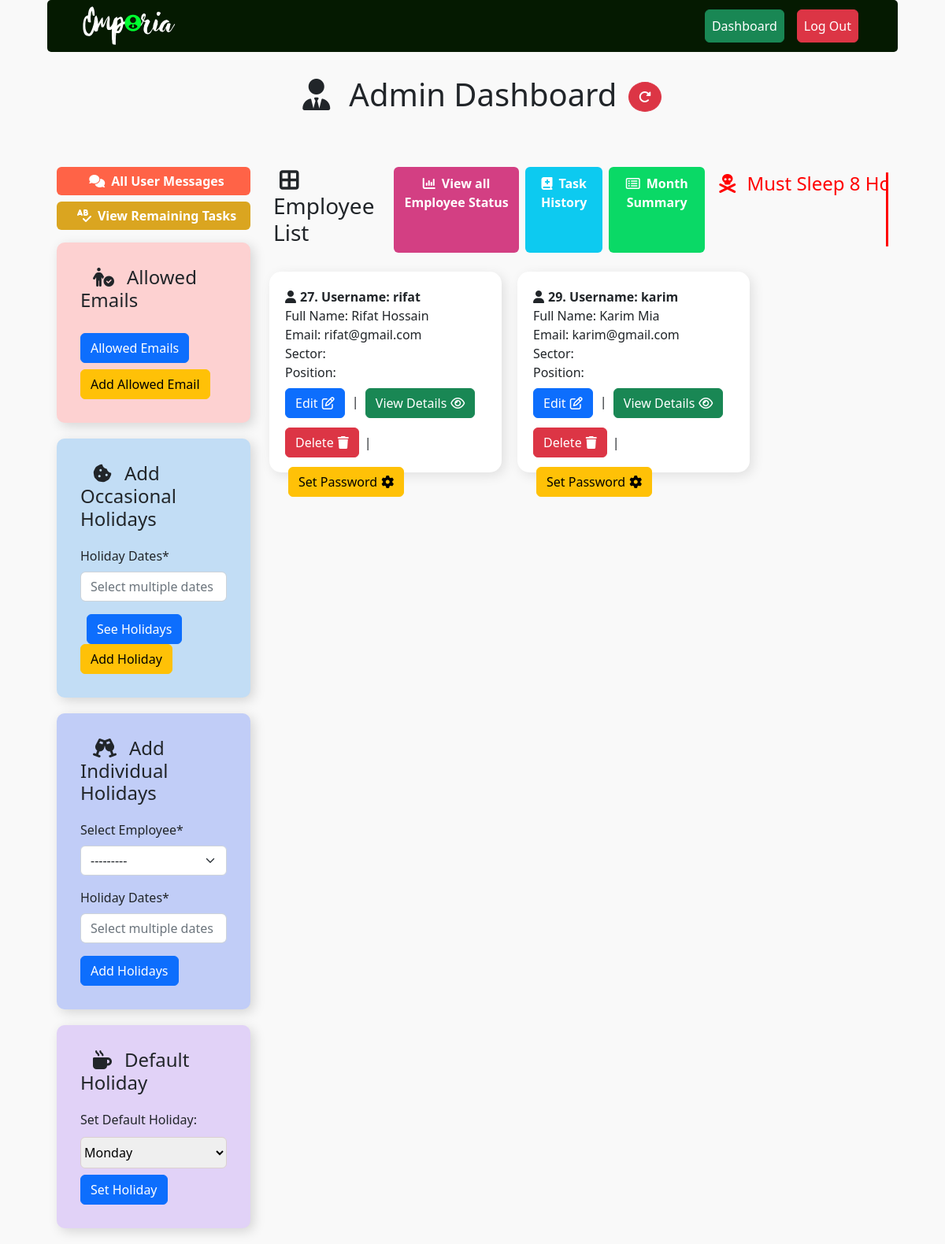
The app's page / (signed in) with its own data.
### dashboard/models.py (models this page shows)
class Employee(models.Model):
    user = models.OneToOneField(User, on_delete=models.CASCADE)
    sector = models.CharField(max_length=100)
    position = models.CharField(max_length=100)
    def __str__(self):
        return self.user.username

### dashboard/views.py (the view, shortened to what this page needs)
# urls.py: path('', views.dashboard, name='dashboard'),
@login_required
def dashboard(request):
    if request.user.is_staff:
        today = localdate()
        total_days = monthrange(today.year, today.month)[1]
        default_holiday = DefaultHoliday.objects.first()
        default_holiday_day = default_holiday.day if default_holiday else "friday"
        all_holidays = []  # Initialize a list to track all holidays
        employees = Employee.objects.all()
        for day in range(1, total_days + 1):
            date = today.replace(day=day)
            if default_holiday and date.strftime("%A").lower() == default_holiday.day.lower():
                all_holidays.append(date)
        for employee in employees:
            employee_holidays = EmployeeHoliday.objects.filter(employee=employee)
            for emp_holiday in employee_holidays:
                all_holidays.append(emp_holiday.holiday_date)
        total_occasional_holidays = MultiDefaultHoliday.objects.all()
        occasional_holidays = list(set([
            f"{holiday.holiday_date} ({holiday.holiday_date.strftime('%A')})"
            for holiday in total_occasional_holidays
        ]))
        occasional_holidays.sort(key=lambda x: x.split(" ")[0])
        for occasional_day in total_occasional_holidays:
            all_holidays.append(occasional_day.holiday_date)
        all_holidays = sorted(set(all_holidays))  # Remove duplicates and sort the holidays
        total_holidays = len(all_holidays)
        workdays = total_days - total_holidays
        for employee in employees:
            employee_holidays_taken = EmployeeHoliday.objects.filter(employee=employee).count()
            total_holidays = len(all_holidays) + len(employee_holidays)
            workdays = total_days - total_holidays
            MonthSummary.objects.filter(
                month=today.strftime("%B"),
                year=today.year,
                employee_id=employee.id
            ).update(
                total_occasional_holidays=len(occasional_holidays),
                total_holidays_taken=employee_holidays_taken,
                total_workdays=workdays
            )
        occasional_holidays_form = MultiDefaultHolidaysForm()
        multi_date_form = MultiDateHolidayForm()
        allowed_emails = AllowedEmail.objects.all()
        default_form = DefaultHolidayForm(instance=default_holiday)
        context = {
            'employees': employees,
            'default_form': default_form,
            'workdays': workdays,
            'emails': allowed_emails,
            'occasional_holi_days': occasional_holidays,
            'multi_date_form': multi_date_form,
            'occasional_holidays_form': occasional_holidays_form,
            'all_holidays': all_holidays,  # Pass the holiday list to the template
        }
        return render(request, 'admin_dashboard.html', context)

### dashboard/forms.py
class DefaultHolidayForm(forms.ModelForm):
    class Meta:
        model = DefaultHoliday
        fields = ['day']

class MultiDateHolidayForm(forms.Form):
    employee = forms.ModelChoiceField(queryset=Employee.objects.all(), label="Select Employee")
    holiday_dates = forms.CharField(widget=forms.TextInput(attrs={'class': 'multi-date-picker', 'placeholder': 'Select multiple dates'}), label="Holiday Dates")

### dashboard/templates/admin_dashboard.html (shortened to what this page needs)
{% extends 'base.html' %}
{% load crispy_forms_tags %}
{% block content %}
<div class="header_content">
    <h1 class="text-center mt-5" style="display:inline;"><i class="fa-solid fa-user-tie mx-4"></i>Admin Dashboard</h1>
    <button style="margin-left: 10px; border-radius:50%; margin-bottom:20px !important;" href="" type="button" class="btn btn-danger mt-1 mb-2 rest_attendance" data-bs-toggle="modal" data-bs-target="#resetAttendanceModal">
        <i class="fa-solid fa-rotate-right"></i>
    </button>
</div>
<div class="full-div row">
    <div class="col-3 admin-work">
        <a href="{% url 'admin_messages' %}" class="btn btn-primary mb-2" style="width:100%;background-color:tomato;border:none; font-weight:bold;"><i class="fa-solid fa-comments mx-2"></i>All User Messages</a>
        <a href="{% url 'view_all_tasks' %}" class="btn btn-primary mb-3" style="width:100%;background-color:goldenrod;border:none; font-weight:bold;"><i class="fa-solid fa-spell-check mx-2"></i>View Remaining Tasks</a>
        <div class="allowed-emails" style="background-color: #fdd1d1;">
            <h4><i class="fa-solid fa-person-circle-check mx-3"></i>Allowed Emails</h4>
            <button href="" type="button" class="btn btn-primary ms-0 mt-2 mx-2" data-bs-toggle="modal" data-bs-target="#addowed-emailModal">
                Allowed Emails
            </button>
            <a class="btn btn-warning mt-2" href="/add_allowed_email/">Add Allowed Email</a>
        </div>
        <div class="occasional-holidays" style="background-color: #c2ddf5;">
            <h4><i class="fa-solid fa-cookie-bite mx-3"></i>Add Occasional Holidays</h4>
            <form method="post">
                {{ occasional_holidays_form|crispy}}
                <button href="" type="button" class="btn btn-primary mx-2" data-bs-toggle="modal" data-bs-target="#occasional-holidayModal">
                    See Holidays
                </button>
                <button type="submit" name="occasional_holidays" class="btn btn-warning">Add Holiday</button>
            </form>
        </div>
        <div class="set-holidays" style="background-color: #c1cdf7;">
            <h4><i class="fa-solid fa-champagne-glasses mx-3"></i>Add Individual Holidays</h4>
            <form class="select-employee" method="post" action="{% url 'dashboard' %}">
                {{ multi_date_form|crispy}}
                <button type="submit" name="employee_holiday" class="btn btn-primary">Add Holidays</button>
            </form>
        </div>
        <div class="default-holiday" style="background-color: #e1d2f7;">
            <h4><i class="fa-solid fa-mug-hot mx-3"></i>Default Holiday</h4>
            <form method="post" action="/set_default_holiday/">
                <label for="day">Set Default Holiday:</label>
                <select class="days" name="day" id="day">
                    <option value="monday" {% if default_holiday == "monday" %}selected{% endif %}>Monday</option>
                </select>
                <button type="submit" class="btn btn-primary mt-2">Set Holiday</button>
            </form>
        </div>
    </div>
    <div class="col-9">
        <div style="display:flex;">
            <h3 style="margin-left: 5px;margin-right: 20px;"><i class="fa-solid fa-border-all mx-2"></i>Employee List</h3>
            <a href="{%url 'attendance_summary'%}" class="btn" style="background-color: #d33f83;
            color: white;padding-top: 8px;font-weight: bold;"><i class="fa-solid fa-chart-column" style="margin-right:8px;"></i>View all Employee Status</a>
            <a href="{%url 'task_history'%}" class="btn" style="margin-left:8px;background-color: #0dcaf0;
            color: white;padding-top: 8px;font-weight: bold;"><i class="fa-solid fa-book-medical" style="margin-right:8px;"></i>Task History</a>
            <a href="{%url 'view_all_month_summaries'%}" class="btn" style="margin-left:8px;background-color: #0ad966;
            color: white;padding-top: 8px;font-weight: bold;"><i class="fa-regular fa-rectangle-list" style="margin-right:8px;"></i>Month Summary</a>
            <h3 id="typingText">
                <i class="fa-solid fa-skull-crossbones mx-2"></i>
                <span id="text"></span>
            </h3>
        </div>
    <div class="employee-display mt-4">
        {% for employee in employees %}
        <div class="employee-card" style="background-color: #fff;">
                <strong><i class="fa-solid fa-user " style="margin-right:5px;"></i>{{employee.id}}. Username: {{ employee.user.username }}</strong><br>
                Full Name: {{ employee.user.first_name }} {{ employee.user.last_name }}<br>
                Email: {{ employee.user.email|truncatechars:22 }}<br>
                Sector: {{ employee.sector }}<br>
                Position: {{ employee.position }}<br>
                <a class="btn btn-primary mt-2 mb-2 edit" href="/update_employee/{{ employee.id }}/">Edit<i class="fa-regular fa-pen-to-square" style="margin-left:5px;"></i></a>  |
                <a class="btn btn-success m-1" href="/employee_details/{{ employee.id }}/">View Details<i class="fa-regular fa-eye" style="margin-left:5px;"></i></a><br>
                <button style="margin-right: 3px;" href="" type="button" class="btn btn-danger mt-1 mb-2" data-bs-toggle="modal" data-bs-target="#delete-confirmation-{{ employee.id }}">
                    Delete<i class="fa-solid fa-trash" style="margin-left:5px;"></i>
                </button> |
                <a class="btn btn-warning m-1 mb-2" href="/admin_set_password/{{ employee.user.id }}/">Set Password<i class="fa-solid fa-gear" style="margin-left:5px;"></i></a>
        </div>
        {% endfor %}
    </div>
</div>
{% endblock %}

### templates/base.html (style rules this page uses)
body { background-color: #f9f9f9; }
.full-div { width: 90%; margin: auto; margin-top: 50px; }
.set-holidays, .allowed-emails, .default-holiday, .occasional-holidays { margin-bottom: 20px; padding: 30px; border-radius: 10px; box-shadow: 4px 4px 15px rgba(0,0,0,0.15) }
.days { width: 100%; height: 40px; margin-top:10px; border-radius: 6px; border: 1px solid #dbd0d0; }
.employee-card { height: 255px; width: 295px; padding: 20px; border-radius: 15px; box-shadow: 4px 4px 15px rgba(0,0,0,0.1) }
.employee-display { display: flex; flex-wrap: wrap; gap: 20px; }
.edit, .delete { margin-right: 5px; }

### dashboard/templates/admin_dashboard.html (style rules this page uses)
.allowed-emails h4, .occasional-holidays h4, .set-holidays h4, .default-holiday h4 { margin-bottom: 20px; }
#typingText { margin-top: 7px; color: red; margin-left: 10px; white-space: nowrap; overflow: hidden; display: inline-block; border-right: 3px solid red; font-size: 24px; }
.rest_attendance { position: relative; display: inline-block; }
.rest_attendance::after { visibility: hidden; opacity: 0; }
.header_content { text-align: center; margin-top:30px; }

### records on screen
Employee: id "27", user.username "rifat", user.first_name "Rifat", user.last_name "Hossain", user.email "rifat@gmail.com"
Employee: id "29", user.username "karim", user.first_name "Karim", user.last_name "Mia", user.email "karim@gmail.com"
